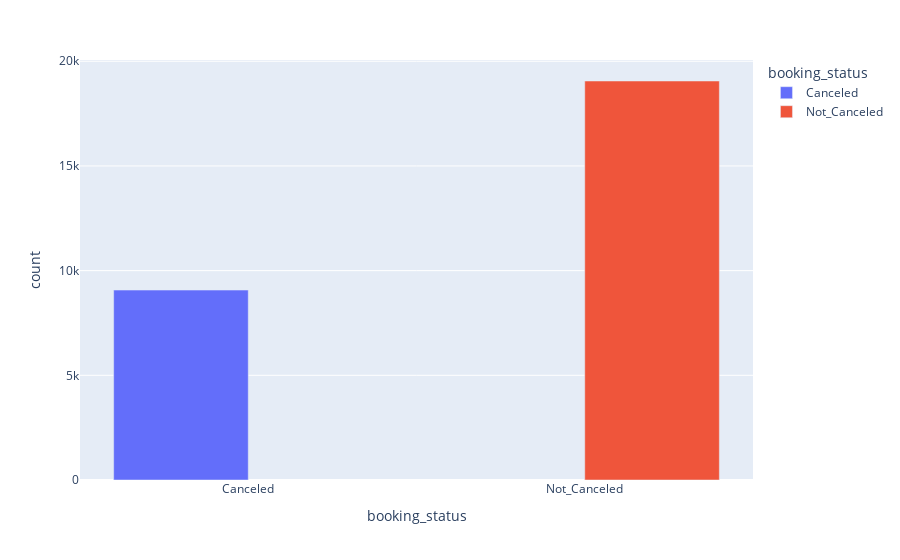

Notebook code cell kept with this figure:
### Code cell
room_1_status = room_1_data.groupby('booking_status').size().reset_index(name='count')

print(room_1_status)

fig = px.bar(room_1_status, 
             x='booking_status', 
             y='count', 
             color='booking_status',
             barmode='group')
fig.show()

### Figure 1 — Plotly figure (JSON) as saved in the notebook; plotly's stock layout.template omitted (floating-point values rounded to 4 significant figures)
{"data": [{"alignmentgroup": "True", "hovertemplate": "booking_status=%{x}<br>count=%{y}<extra></extra>", "legendgroup": "Canceled", "marker": {"color": "#636efa", "pattern": {"shape": ""}}, "name": "Canceled", "offsetgroup": "Canceled", "orientation": "v", "showlegend": true, "textposition": "auto", "type": "bar", "x": ["Canceled"], "xaxis": "x", "y": [9072], "yaxis": "y"}, {"alignmentgroup": "True", "hovertemplate": "booking_status=%{x}<br>count=%{y}<extra></extra>", "legendgroup": "Not_Canceled", "marker": {"color": "#EF553B", "pattern": {"shape": ""}}, "name": "Not_Canceled", "offsetgroup": "Not_Canceled", "orientation": "v", "showlegend": true, "textposition": "auto", "type": "bar", "x": ["Not_Canceled"], "xaxis": "x", "y": [19058], "yaxis": "y"}], "layout": {"barmode": "group", "legend": {"title": {"text": "booking_status"}, "tracegroupgap": 0}, "margin": {"t": 60}, "xaxis": {"anchor": "y", "categoryarray": ["Canceled", "Not_Canceled"], "categoryorder": "array", "domain": [0, 1], "title": {"text": "booking_status"}}, "yaxis": {"anchor": "x", "domain": [0, 1], "title": {"text": "count"}}}}
